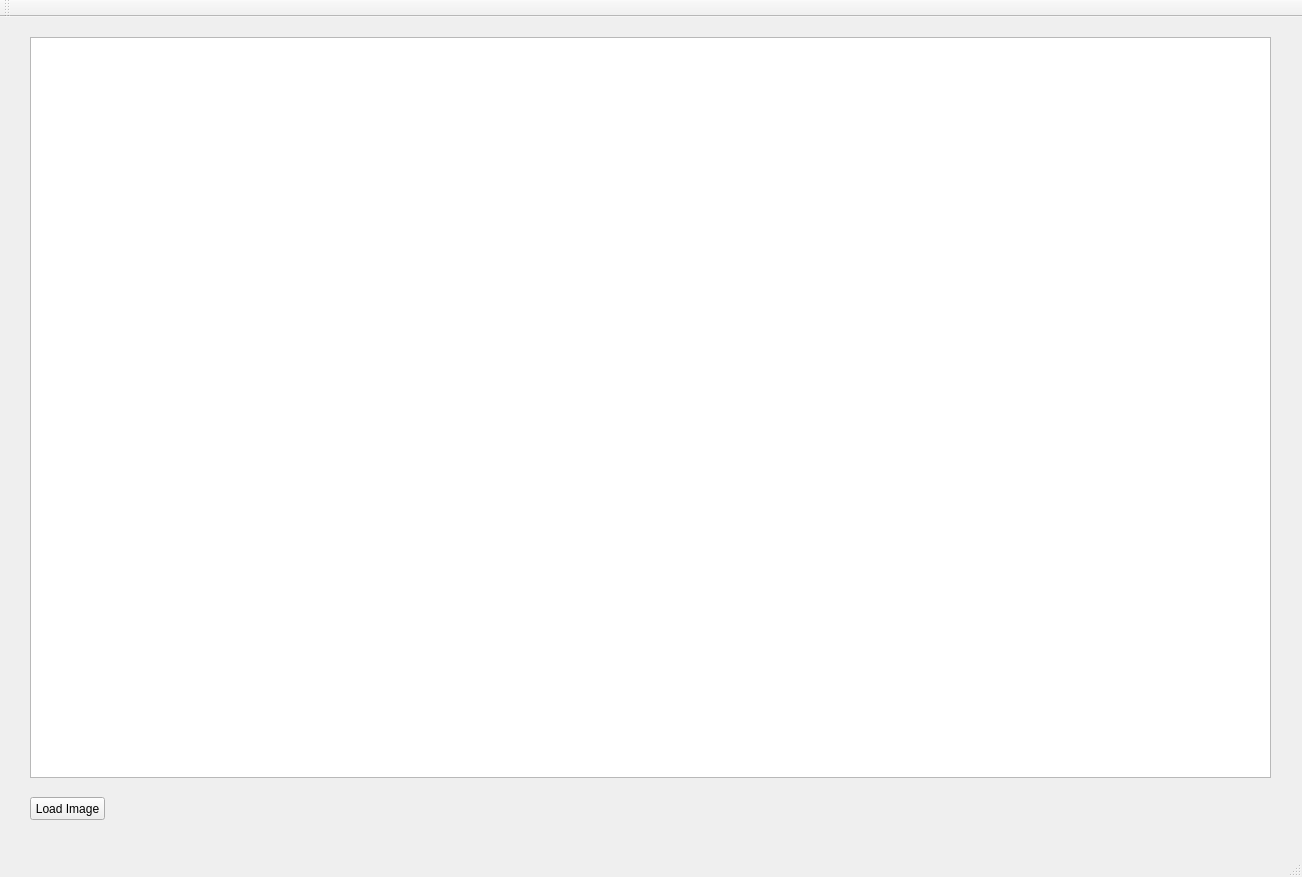
<?xml version="1.0" encoding="UTF-8"?>
<ui version="4.0">
 <class>MainWindow</class>
 <widget class="QMainWindow" name="MainWindow">
  <property name="geometry">
   <rect>
    <x>0</x>
    <y>0</y>
    <width>1302</width>
    <height>877</height>
   </rect>
  </property>
  <property name="windowTitle">
   <string>MainWindow</string>
  </property>
  <widget class="QWidget" name="centralWidget">
   <widget class="QGraphicsView" name="graphicsView">
    <property name="geometry">
     <rect>
      <x>30</x>
      <y>20</y>
      <width>1241</width>
      <height>741</height>
     </rect>
    </property>
   </widget>
   <widget class="QPushButton" name="Load_image">
    <property name="geometry">
     <rect>
      <x>30</x>
      <y>780</y>
      <width>75</width>
      <height>23</height>
     </rect>
    </property>
    <property name="text">
     <string>Load Image</string>
    </property>
   </widget>
  </widget>
  <widget class="QMenuBar" name="menuBar">
   <property name="geometry">
    <rect>
     <x>0</x>
     <y>0</y>
     <width>1302</width>
     <height>21</height>
    </rect>
   </property>
  </widget>
  <widget class="QToolBar" name="mainToolBar">
   <attribute name="toolBarArea">
    <enum>TopToolBarArea</enum>
   </attribute>
   <attribute name="toolBarBreak">
    <bool>false</bool>
   </attribute>
  </widget>
  <widget class="QStatusBar" name="statusBar"/>
 </widget>
 <layoutdefault spacing="6" margin="11"/>
 <resources/>
 <connections/>
</ui>
